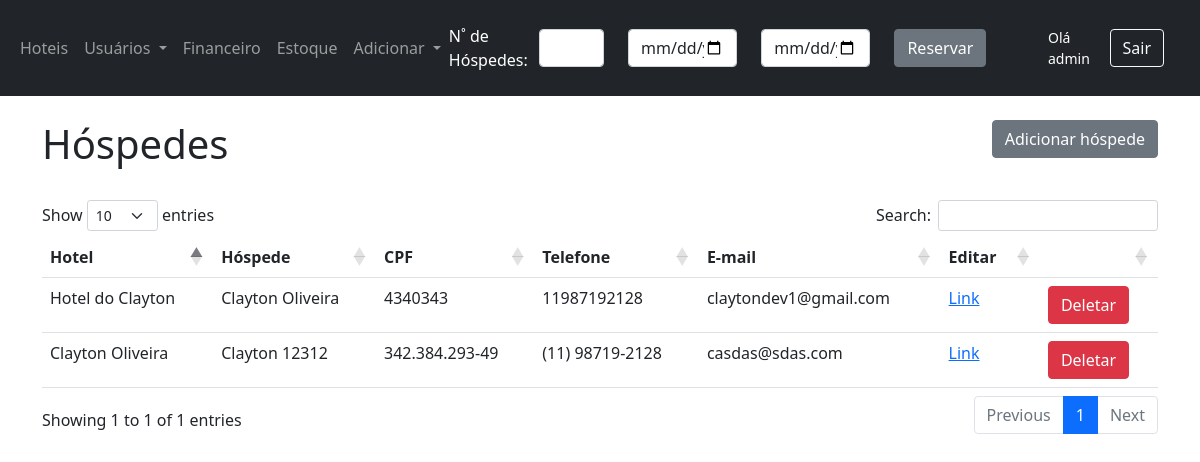
Screenshot of /lista-hospedes (signed in) with the database file from the repository.
### app/models.py (models this page shows, shortened)
class User(db.Model, UserMixin):
    __tablename__ = 'users'
    id = db.Column(db.Integer, primary_key=True)
    name = db.Column(db.String(500))
    password = db.Column(db.String(500))
    password_confirmation = db.Column(db.String(500))
    profile = db.Column(db.String(15))
    email = db.Column(db.String(120), unique=True)
    hotel_id = db.Column(db.Integer)
    def get_id(self):
        return self.id
    def get_profile(self):
        return self.profile
    def get_hotel_id(self):
        return self.hotel_id

class Hotels(db.Model):
    __tablename__ = 'Hotels'
    id = db.Column(db.Integer, primary_key=True)
    name = db.Column(db.String(30))
    phone = db.Column(db.String(20))
    email = db.Column(db.String(30))
    cnpj = db.Column(db.String(25))
    user_id = db.Column(db.Integer)
    address_id = db.Column(db.Integer, db.ForeignKey('Addresses.id'))
    created_at = db.Column(db.DateTime, default=dt.now())

class Guest(db.Model):
    __tablename__ = 'guests'
    id = db.Column(db.Integer, primary_key=True)
    hotel_id = db.Column(db.Integer, db.ForeignKey('Hotels.id'))
    address_id = db.Column(db.Integer, db.ForeignKey('Addresses.id'))
    name = db.Column(db.String(50))
    email = db.Column(db.String(50))
    phone = db.Column(db.String(20))
    cpf = db.Column(db.String(15))
    birthday = db.Column(db.DateTime)

### app/views.py (the view)
@app.route('/lista-hospedes', methods=['GET', 'POST'])
@login_required
def lista_hospedes_endpoint():
    user_id = g.user.get_id()
    return listar_hospedes(user_id)

### app/forms.py
class VerificarDisponibilidade(FlaskForm):
    total_guests = IntegerField('Quantidade de hóspedes', validators=[DataRequired()])
    check_in = DateField('Data Entrada', validators=[DataRequired()])
    check_out = DateField('Data Saída', validators=[DataRequired()])
    submeter = SubmitField('Reservar')

### app/scripts/adicionar_hospede.py (called while the page is built)
def listar_hospedes(user_id):
    user = User.query.filter_by(id=user_id).first()
    hoteis = Hotels.query.filter_by(id=user.hotel_id).order_by(Hotels.created_at)
    if user.hotel_id is None:
        hoteis = Hotels.query.filter_by(user_id=user_id).order_by(Hotels.created_at)
    hoteis_id = [hotel.id for hotel in hoteis]
    hospedes = Guest.query.filter(Guest.hotel_id.in_(hoteis_id)).order_by(Guest.id)
    hotel_choices = dict([(hotel.id, hotel.name) for hotel in hoteis])
    return render_template('lista_hospedes.html',
                           hospedes=hospedes,
                           hotel_choices=hotel_choices
                           )

### app/views.py (called while the page is built)
@login_manager.user_loader
def load_user(id):
    return User.query.get(int(id))

@app.before_request
def before_request():
    g.user = current_user

@app.context_processor
def navbar():
    form_reserva = VerificarDisponibilidade()
    return dict(form_reserva=form_reserva)

### app/templates/lista_hospedes.html (shortened to what this page needs)
{% extends 'base.html' %}
{% block content %}
    <div class="mt-4">
        <h1 style="display: inline-block;">Hóspedes</h1>
        <a href="{{ url_for('adicionar_hospede_endpoint') }}">
            <button type="button" class="btn btn-secondary" data-bs-dismiss="modal"
                    style="float: right">Adicionar hóspede
            </button>
        </a>
        <br><br>
    </div>
    <table id="tabela" class="table table-hover">
        <thead>
        <tr>
            {% if current_user.get_profile() in ['admin'] %}
                <th>Hotel</th>
            {% endif %}
            <th>Hóspede</th>
            <th>CPF</th>
            <th>Telefone</th>
            <th>E-mail</th>
            <th>Editar</th>
            <th></th>
        </tr>
        </thead>
        <tbody>
        {% for hospede in hospedes %}
            <tr>
                {% if current_user.get_profile() in ['admin'] %}
                    <td>{{ hotel_choices[hospede.hotel_id] }}</td>
                {% endif %}
                <td>{{ hospede.name }}</td>
                <td>{{ hospede.cpf }}</td>
                <td>{{ hospede.phone }}</td>
                <td>{{ hospede.email }}</td>
                <td><a href="{{ url_for('editar_hospede_endpoint', id=hospede.id) }}">Link</a></td>
            <td>
                    <button type="button" class="btn btn-danger" data-bs-toggle="modal"
                            data-bs-target="#Modal_{{ hospede.id }}"
                            value="{{ hospede.id }}" id="user_{{ hospede.id }}">
                        Deletar
                    </button>
                </td>
            </tr>
            </tbody>
        {% endfor %}
    </table>
{% endblock %}

### app/templates/navbar.html (shortened to what this page needs)
<nav class="navbar navbar-expand-lg navbar-dark bg-dark">
    <div class="container-fluid">
        <div class="collapse navbar-collapse" id="navbarSupportedContent">
            <ul class="navbar-nav me-auto mb-2 mb-lg-0">
                {% if current_user.get_profile() in ['admin'] %}
                    <li class="nav-item">
                        <a class="nav-link" aria-current="page" href="{{ url_for('lista_hotel') }}">Hoteis</a>
                    </li>
                {% endif %}
                {% if current_user.get_profile() in ['admin', 'gerente'] %}
                <li class="nav-item dropdown">
                    <a class="nav-link dropdown-toggle" href="#" id="navbarDropdown" role="button"
                       data-bs-toggle="dropdown" aria-expanded="false">
                        Usuários
                    </a>
                </li>
                {% endif %}
                <li class="nav-item">
                    <a class="nav-link" aria-current="page" href="{{ url_for('listar_conta_endpoint') }}">Financeiro</a>
                </li>
                <li class="nav-item">
                    <a class="nav-link" aria-current="page" href="{{ url_for('listar_estoque_endpoint') }}">Estoque</a>
                </li>
                {% if current_user.get_profile() in ['admin', 'gerente'] %}
                    <li class="nav-item dropdown">
                        <a class="nav-link dropdown-toggle" href="#" id="navbarDropdown" role="button"
                            data-bs-toggle="dropdown" aria-expanded="false">
                            Adicionar
                        </a>
                    </li>
                {% endif %}
            </ul>
            <p class="text-white fs-6 me-2 mt-3">N˚ de Hóspedes:</p>
            <form action="{{ url_for('verificar_disponibilidade_endpoint') }}" method="POST">
                <div class="row">
                    <div class="form-group col-2">
                        {{ form_reserva.total_guests(class="form-control") }}
                    </div>
                    <div class="form-group col-3">
                        {{ form_reserva.check_in(class="form-control") }}
                    </div>
                    <div class="form-group col-3">
                        {{ form_reserva.check_out(class="form-control") }}
                    </div>
                    <div class="form-group col-2">
                        {{ form_reserva.submeter(class="btn btn-secondary") }}
                    </div>
                </div>
            </form>
            {% if current_user.is_authenticated %}
                <small class="text-white">Olá {{ current_user.name }}</small>
                <a class="nav-link" aria-current="page" href="{{ url_for('logout') }}">
                    <button type="button" class="btn btn-outline-light me-2">Sair</button>
                </a>
            {% else %}
                <a class="nav-link" aria-current="page" href="{{ url_for('login') }}">
                    <button type="button" class="btn btn-outline-light me-2">Entrar</button>
                </a>
            {% endif %}
        </div>
    </div>
</nav>

### rows the page displays
User: name "admin"
Guest: name "Clayton Oliveira", cpf "4340343", phone "11987192128", email "claytondev1@gmail.com", {{ hospede.id }} 3 (drawn)
Hotels: name "Hotel do Clayton"
Guest: name "Clayton 12312", cpf "342.384.293-49", phone "(11) 98719-2128", email "casdas@sdas.com", {{ hospede.id }} 5 (drawn)
Hotels: name "Clayton Oliveira"
